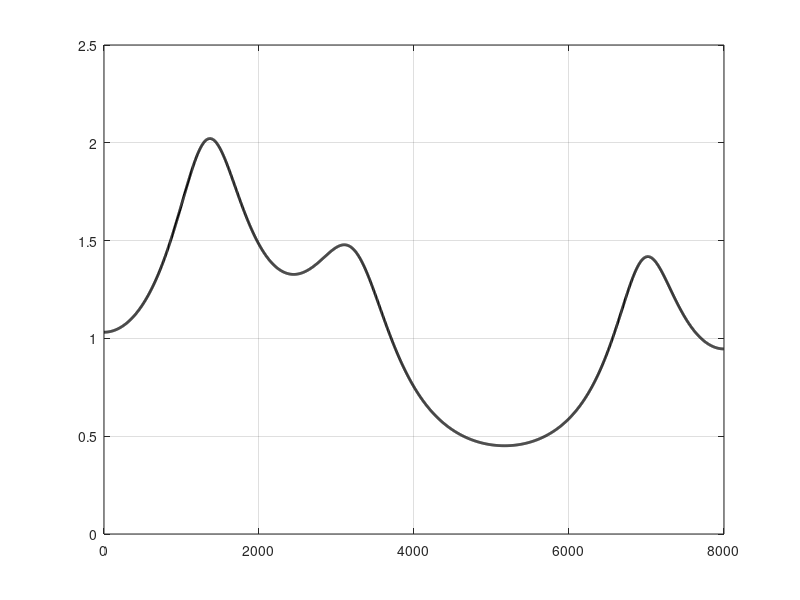

Here is the MATLAB script that generated this plot:
% Batch filtering of signals
close all; clearvars; clc;
oldPath = "/idiap/temp/ssharma/compare19/data/ZFF_BSS/ZFFFiles_def_16preproc/";
list = dir(oldPath);
% newPath = "/idiap/temp/ssharma/compare19/data/ZFF_BSS/ZFFFiles_def_16preproc_ZZNetFilt/";
newPath = "/idiap/temp/ssharma/compare19/data/ZFF_BSS/";
%%
% -------------------------------------------------------------------------
% ZFFNet Pole1 (ZFFNet_ICSD2)
w1c=1340;
w1l=843.8;
w1h=1871;

w2c=3254;
rO_2 = 0.8;

w3c=6965;
w3l=6266;
w3h=7727;

% % ZFFNet Pole1 (ZFFNet_ICSD2)
% w1c=1396;
% w1l=896.5;
% w1h=1963;
% % r0 = 0.95;
% 
% w2c=5186;
% % w2l=4293;
% % w2h=5818;
% rO_2 = 0.8;
% 
% w3c=6936;
% w3l=6346;
% w3h=7636;
% % rO_3 = 0.6;



% 
% w1c=1340;
% w1l=843.8;
% w1h=1871;
% % 
% w2c=3254;
% rO_2 = 0.8;
% % 
% w3c=6965;
% r0_3 = 0.98;
% -------------------------------------------------------------------------
% % % % CryNet Pole1
% w1c=250;
% rO = 0.320;
% 
% w2c=3004;
% w2l=2020;
% w2h=3938;
% 
% w3c=6336;
% rO_3 = 0.62;


sampling_freq = 16000; % (in Hz) samplingfrequency

central_freq = w1c; % (in Hz) central frequency of resonator
central_freq_2 = w2c; % (in Hz) central frequency of resonator
central_freq_3 = w3c; % (in Hz) central frequency of resonator
rO = exp(-pi*(w1h-w1l)*1/sampling_freq); %Bandwidth of the resonator
% rO_2 = exp(-pi*(w2h-w2l)*1/sampling_freq); %Bandwidth of the resonator
% rO_3 = exp(-pi*(w3h-w3l)*1/sampling_freq); %Bandwidth of the resonator
rO_3 = exp(-pi*(w3h-w3l)*1/sampling_freq)+0.0850; %Bandwidth of the resonator


radian_freq = (central_freq/sampling_freq)*2*pi; % normalized central freq
radian_freq_2 = (central_freq_2/sampling_freq)*2*pi; % normalized central freq
radian_freq_3 = (central_freq_3/sampling_freq)*2*pi; % normalized central freq


dft_points = 2048; % resolution of the filter




% poly_Num = [1]; % numerator polynomial 
% poly_Den = [1 -2*rO_2*cos(radian_freq_2) rO_2.^2]; % denominator polynomial 
% [resonator_response, freq_axis] = freqz(poly_Num,poly_Den,dft_points); % generating filter response
% [anti_resonator_response, ~] = freqz(poly_Den,poly_Num,dft_points); % generating filter response



b0 = 1;
b1 = [1];
b2 = [1];
b3 = [1];
a1 = [1 -2*rO*cos(radian_freq) rO.^2];
a2 = [1 -2*rO_2*cos(radian_freq_2) rO_2.^2];
a3 = [1 -2*rO_3*cos(radian_freq_3) rO_3.^2];
b = b0*conv(conv(b1,b2), b3);
% b = b0*b2;
a = conv(conv(a1,a2), a3);
[res, fr] = freqz(b,a,dft_points);
figure;
plot(fr*sampling_freq/(2*pi), abs(res),'k','LineWidth',2);hold on; grid; 
%% Process
for i = 3:length(list)    
    filename=list(i,:).name;    
    [x,fs] = audioread(oldPath+filename);     
    x=(x-mean(x))/std(x);    
    y = filter(b,a,x);
%     y2 = filter(b2,a2,x);
%     y = y1+y2;
%     figure;
%     specgram(y, 512, 16000, hamming(400), []);
    audiowrite(newPath+filename,y,sampling_freq, 'BitsPerSample',24);
    clear x y filename
end




